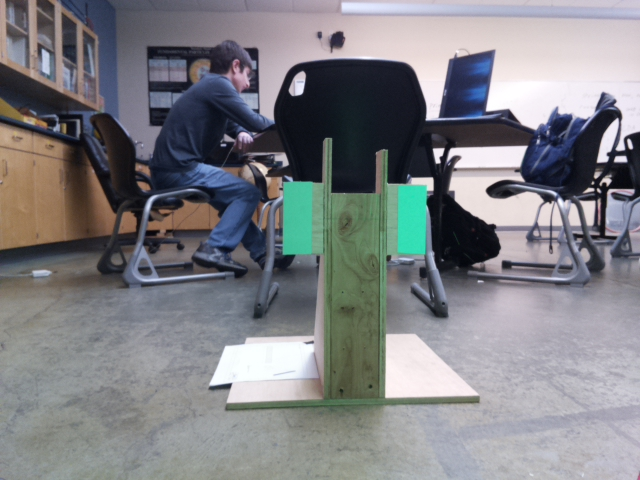
#> input picture pic.jpg, 640 x 480 px, given in place of the camera
$ python test_stereo.py   (older library calls are emulated)
#> lines starting #> are read from the running program, lines starting #| are printed output that depends on the picture; after the words box and inside, x2 and y2 are one past the last pixel; in counts of white or black regions, pixels touching at a corner belong together
### src/processing/tapecontours.py
"""
This module uses contours to detect the pieces of tape in an image.
These pieces of tape are assumed to be quadrilaterals, and should not
intersect each other.
"""

from functools import partial
import cv2
import numpy as np
from .drawing import draw_corners

LOW_GREEN = np.array([40, 85, 100])
UPPER_GREEN = np.array([100, 255, 255])

MAX_AREA_ERROR = 0.6 # If two contours have to be combined to form the second
                      # rectangle, the percent error in for their area and
                      # that of the first the first's
MAX_HEIGHT_ERROR = 0.4 # If two contours have to be combined to form the second
                      # rectangle, the percent error in for their height and
                      # that of the first the first's

MIN_PAD = 1 # Percent of sqrt of contour area

BOUND_MIN_PERCENT = 0.7 #Contour's area is >= this percent of the bounding rect
ROT_MIN_PERCENT = 0.8 # Contour's area is >= this percent of the min area rect

TAPE_WIDTH = 2
TAPE_HEIGHT = 5
TAPE_WH_RATIO = TAPE_WIDTH / TAPE_HEIGHT
TAPE_ACCEPTABLE_ERROR = 0.6 # The maximum percent error for the ratio of the
                            # target's width to height

# Tape area is 10-1/4 in by 5 in
TARGET_SCALE = 10
TARGET_WIDTH = 10.25
TARGET_HEIGHT = 5
TARGET_WIDTH_SCALED = TARGET_WIDTH * TARGET_SCALE
TARGET_HEIGHT_SCALED = TARGET_HEIGHT * TARGET_SCALE

DEBUG = True # Makes applicable functions show debugging images by default

def corners_to_tuples(corners):
    """Convert a given array of corners to an array of tuples."""
    return [tuple(c[0]) for c in corners]

# [20 lines left out: functions get_target_corners, get_width_height_ratio, not called in this run]

def getX(point):
    """Return the x value of a point."""
    return point[0]

def getY(point):
    """Return the y value of a point."""
    return point[1]

def get_center(cnt):
    """Return the center of a given contour."""
    try:
        M = cv2.moments(cnt)
        cX = int(M["m10"] / M["m00"])
        cY = int(M["m01"] / M["m00"])
        return (cX, cY)
    except ZeroDivisionError:
        return (-1e4, -1e4)

# [7 lines left out: function get_distance, not called in this run]

def get_mask(img):
    """Return a mask were the green parts of the image are white and the
    non-green parts are black.
    """
    hsv = cv2.cvtColor(img, cv2.COLOR_BGR2HSV)
    mask = cv2.inRange(hsv, LOW_GREEN, UPPER_GREEN)
    return mask

def color_contour(contour, n, img):
    """
    Draws the contour on the given image if it is not None. The
    parameter n defines the color of the contour: with increasing values
    of n the contour will be drawn more green instead of red.
    """
    if img is not None:
        green = 0
        red = 0
        if n < 5:
            green = n * 51
            red = 255
        if n > 5:
            green = 255
            red = 255 - n * 51
        cv2.drawContours(img, [contour], -1, (0, green, red), 1)

def is_tape(contour, debug_img=None):
    """
    Return true if the given contour could represent a piece of tape,
    otherwise return false.

    This function also returns the bounding rect points upon success.
    """
    rect = cv2.boundingRect(contour)
    rot_rect = cv2.minAreaRect(contour)
    area = cv2.contourArea(contour)
    perimeter = cv2.arcLength(contour, True)
    approx = cv2.approxPolyDP(contour, 0.04 * perimeter, True)

    color_contour(contour, 2, debug_img)

    # Criteria 1: Contour has 4 or 5 contours
    center = get_center(contour)
    moved_center = (int(center[0]-5), int(center[1]+5))
    if debug_img is not None:
        cv2.putText(debug_img, str(len(approx)), moved_center,
                    cv2.FONT_HERSHEY_SIMPLEX, 0.5, (255, 255, 255))

        draw_corners(debug_img, corners_to_tuples(approx), (0, 0, 255))

    if not 4 <= len(approx) <= 5:
        return False, None

    color_contour(contour, 3, debug_img)

    # Criteria 2: Contour's area is at least 70% of that of the bounding rect
    x, y, w, h = rect
    if area == 0 or area / w / h < BOUND_MIN_PERCENT:
        return False, None

    color_contour(contour, 4, debug_img)

    # Criteria 3: Contour's area is at least 80% of the min area rect
    _, (rw, rh), _ = rot_rect
    if area == 0 or area / rw / rh < ROT_MIN_PERCENT:
        return False, None

    color_contour(contour, 5, debug_img)

    # Critera 3: % error between actual aspect ratio and expected is <= 70%
    ratio = min(rw/rh, rh/rw) # w/h ratio since w will always be less than h

    # Since w will usually be less but h won't, the ratio should be less
    err = (TAPE_WH_RATIO - ratio) / TAPE_WH_RATIO

    if abs(err) < TAPE_ACCEPTABLE_ERROR:
        points = [[(x, y+h)], [(x, y)], [(x+w, y)], [(x+w, y+h)]]
        # One could also return approx instead of points but approx is not
        # always accurate
        return True, points

    return False, None

def large_tape_piece(contours, tape_cnt=None, tape_area=None, debug_img=None):
    """
    Return the contours and corners for the piece of tape in the given
    set of contours. If none of the contours are close enough to a piece
    of tape, return None in place of the contours and None in place of
    the corners.

    This function also returns an array of the rest of the contours that
    are yet unprocessed.
    """
    rest = [c for c in contours]

    for c in contours[:10]:
        if tape_cnt is not None and tape_area is not None:
            err1 = abs(cv2.contourArea(c) - tape_area) / tape_area
            err2 = (abs(cv2.boundingRect(c)[3] - cv2.boundingRect(tape_cnt)[3])
                    / tape_area)

            color_contour(c, 0, debug_img)
            if err1 > MAX_AREA_ERROR:
                break
            color_contour(c, 1, debug_img)
            if err2 > MAX_HEIGHT_ERROR:
                break

        rest = rest[1:]

        tape, approx = is_tape(c, debug_img)
        if tape:
            return c, corners_to_tuples(approx), rest

    return None, None, rest

def split_tape_piece(contours, tape_cnt=None, tape_area=None, debug_img=None):
    """
    Return the contours and corners for the piece of tape in the given
    set of contours, created by combining the two largest contours. If
    none of the contours are close enough to a piece of tape, return
    None in place of the contours and None in place of the corners.
    """
    if tape_cnt is not None and tape_area is not None:
        distance = partial(get_distance, center=get_center(tape_cnt))
        err = lambda c: abs(cv2.contourArea(c) - tape_area) / tape_area
        cmb = lambda c: distance(c)**0.1 * err(c)**10

        # Find all contours with high enough area and sort them by distance
        # from the previously found piece of tape
        other_cnt = sorted(contours, key=cmb)
    else:
        other_cnt = contours

    if len(other_cnt) >= 2:
        combined_cnt = cv2.convexHull(
            np.concatenate((other_cnt[0], other_cnt[1])))
        cmb_cnt, cmb_corns, _ = large_tape_piece([combined_cnt], tape_cnt,
                                                 tape_area, debug_img)
        return cmb_cnt, cmb_corns
        # [6 lines of commented-out code are left out]

    return None, None

def get_tape_contours_and_corners(mask, debug_img=None):
    """Return an array of contours for the pieces of tape in a given
    mask as well as the corners for each of those contours."""

    _, cnt, _ = cv2.findContours(mask, cv2.RETR_TREE, cv2.CHAIN_APPROX_SIMPLE)

    sorted_contours = sorted(cnt, key=cv2.contourArea, reverse=True)
    found_contours = []
    found_corners = []

    tape_cnt, tape_crn, rest = large_tape_piece(sorted_contours,
                                                debug_img=debug_img)

    if tape_cnt is not None and cv2.contourArea(tape_cnt) > 0:
        found_contours.append(tape_cnt)
        found_corners.append(tape_crn)

        tcx, tcy = get_center(tape_cnt)

        area = cv2.contourArea(tape_cnt)
        asqrt = np.sqrt(area)
        percent_size = np.sqrt(area / (TAPE_WIDTH*TAPE_HEIGHT))
        exact_range = TARGET_WIDTH * percent_size
        x_range = exact_range * 1.8 / 2
        y_range = TARGET_HEIGHT * percent_size * 1.8 / 2

        if debug_img is not None:
            cv2.rectangle(debug_img,
                          (int(tcx-x_range), int(tcy-y_range)),
                          (int(tcx-asqrt*MIN_PAD), int(tcy+y_range)),
                          (0, 150, 0), 1)
            cv2.rectangle(debug_img,
                          (int(tcx+asqrt*MIN_PAD), int(tcy-y_range)),
                          (int(tcx+x_range), int(tcy+y_range)),
                          (0, 150, 0), 1)

        rest_left = []
        rest_right = []

        for c in sorted_contours:
            cx, cy = get_center(c)
            iny = tcy - y_range < cy < tcy + y_range
            if c is not tape_cnt and iny:
                if tcx - x_range < cx < tcx - asqrt * MIN_PAD:
                    rest_left.append(c)
                if tcx + asqrt * MIN_PAD < cx < tcx + x_range:
                    rest_right.append(c)

        lcnt, lcrn = split_tape_piece(rest_left, tape_cnt, area, debug_img=debug_img)
        rcnt, rcrn = split_tape_piece(rest_right, tape_cnt, area, debug_img=debug_img)

        # I don't know how to compare things so I'm going with the left one
        if lcnt is None:
            lcnt = rcnt
            lcrn = rcrn

        if lcnt is not None:
            found_contours.append(lcnt)
            found_corners.append(lcrn)
        else:
            t2_cnt, t2_crn, _ = large_tape_piece(rest, tape_cnt, area,
                                                 debug_img=debug_img)
            if t2_cnt is not None:
                found_contours.append(t2_cnt)
                found_corners.append(t2_crn)

    if debug_img is not None:
        cv2.drawContours(debug_img, found_contours, -1, (255, 0, 0), 1)
        for corner_set in found_corners:
            draw_corners(debug_img, corner_set, (255, 0, 0))

    return found_contours, found_corners

def get_corners_from_image(img, n='', show_image=DEBUG):
    """Return an array of the corners of the tape in a given image."""
    debug_img = img.copy() if show_image else None

    mask = get_mask(img)
    if show_image:
        cv2.imshow('mask{}'.format(n), mask)
    _, crns = get_tape_contours_and_corners(mask, debug_img)

    if show_image:
        cv2.imshow('corners{}'.format(n), debug_img)

    return crns

### src/processing/stereo.py
import cv2
import numpy as np
import time
from . import tapecontours
import math
import pickle
from . import calibrate_camera
import logging

CAMERA_MATRIX = np.array([[592.24710402, 0., 309.2252711],
                          [0., 587.04231392, 249.43817009],
                          [0., 0., 1.]]).astype('float32')


camera_dist = 0

# [15 lines of commented-out code are left out]

with open("src/processing/calibration.pickle", "rb") as p:
#> (reads src/processing/calibration.pickle from the repository)
    calib_dict = pickle.load(p)

def process(left_img, right_img, show_image=False):

    # R1, R2, P1, P2, Q, roi1, roi2 = cv2.stereoRectify(cameraMatrix1=calib_dict["left"]["camera_matirx"], distCoeffs1=calib_dict["left"]["dist_coeffs"],
    #                                                  cameraMatrix2=calib_dict["right"]["camera_matirx"], distCoeffs2=calib_dict["right"]["dist_coeffs"],
    #                                                  imageSize=calib_dict["img_size"], R=calib_dict["rot_matrix"], T=calib_dict["trans_matrix"])
    #
    # left_maps = cv2.initUndistortRectifyMap(calib_dict["left"]["camera_matirx"], calib_dict["left"]["dist_coeffs"], R1, P1, (640, 480),
    #                                         cv2.CV_16SC2)
    # right_maps = cv2.initUndistortRectifyMap(calib_dict["right"]["camera_matirx"], calib_dict["right"]["dist_coeffs"], R2, P2, (640, 480),
    #                                          cv2.CV_16SC2)


 #    P1 = np.array([[   1.,           0.,          108.48160885,    0.        ],
 # [   0.,            1.,          -10.66847563,    0.        ],
 # [   0.,            0.,            1.,            0.        ]])
 #    P2 = np.array([[   1.,            0.,          108.48160885,    8.1559507 ],
 # [   0.,            1.,          -10.66847563,    0.        ],
 # [   0.,            0.,            1.,            0.        ]])
 #   # print(P1, P2)
 #
 #
 #    left_img_remap = cv2.remap(left_img, left_maps[0], left_maps[1], cv2.INTER_LANCZOS4)
 #    right_img_remap = cv2.remap(right_img, right_maps[0], right_maps[1], cv2.INTER_LANCZOS4)

    if show_image:
        cv2.imshow('left', left_img)
        cv2.imshow('right', right_img)


    try:
        corners_left = np.concatenate(tapecontours.get_corners_from_image(left_img, 1, show_image=show_image))
        corners_right = np.concatenate(tapecontours.get_corners_from_image(right_img, 2, show_image=show_image))
    except Exception as e:
        return
    if len(corners_left) != 8 or len(corners_right) != 8:
        #print(corners_left)
        #print(corners_right)
        print("did not werk")
        return

    reconstructed_points = []
    point_pairs = zip(list(corners_left), list(corners_right))
    average_disp = 0
    average_x = 0
    for point_pair in point_pairs:
        # print(point_pair)
        print(point_pair[0][1])
        sub_average = (point_pair[0][0] + point_pair[1][0])/2
        average_x = average_x + sub_average
        disparity = abs(point_pair[0][0] - point_pair[1][0])
        average_disp = average_disp + disparity
    disparity = average_disp/8
    average_x = average_x/8
    average_x = average_x - 240
    average_x = - average_x
    # print(average_x)
    # print(average_x-240)
    # print("Disparity: {}".format(disparity))
    distance = (7.25*585)/disparity
    # print("Dist: " + str(distance))
    true_dist = y = 1.8174*distance - 8.1707


        # [7 lines of commented-out code are left out]

    return (true_dist, average_x)

# [4 lines that do not run on import are left out]

### src/processing/drawing.py
"""
A set of utility methods for drawing on images for debugging purposes
"""

import cv2

def draw_corners(img, corners, color):
    """Draw corners as circles on an image."""
    for corner in corners:
        cv2.circle(img, tuple(corner), 3, color)

# [5 lines left out: function draw_line, not called in this run]

### src/test_stereo.py
"""
This program tests stereo vision.
"""

import cv2
import numpy as np

from processing.stereo import process
# Gst = gs.Gst

if __name__ == '__main__':
    cleft = cv2.VideoCapture(0)
    cright = cv2.VideoCapture(1)


    while True:
        _, ileft = cleft.read()
#> ileft is the input picture: shape (480, 640, 3); mean B, G, R 131.7, 127.7, 126.7
        _, iright = cright.read()

        ipleft = np.rot90(ileft, 3)
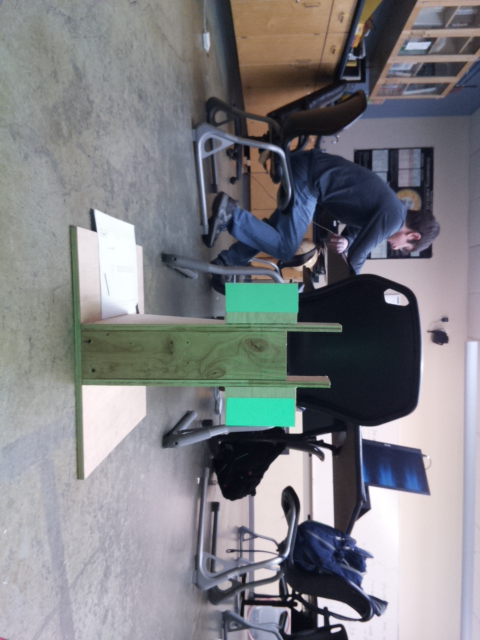
#> ipleft: shape (640, 480, 3); mean B, G, R 131.7, 127.7, 126.7
        ipright = np.rot90(iright, 3)

        points = process(ipleft, ipright, True)
#> in get_mask, `hsv = cv2.cvtColor(img, cv2.COLOR_BGR2HSV)`: hsv: shape (640, 480, 3); mean H, S, V 99.3, 43.8, 138.4
#> in get_mask, `mask = cv2.inRange(hsv, LOW_GREEN, UPPER_GREEN)`:
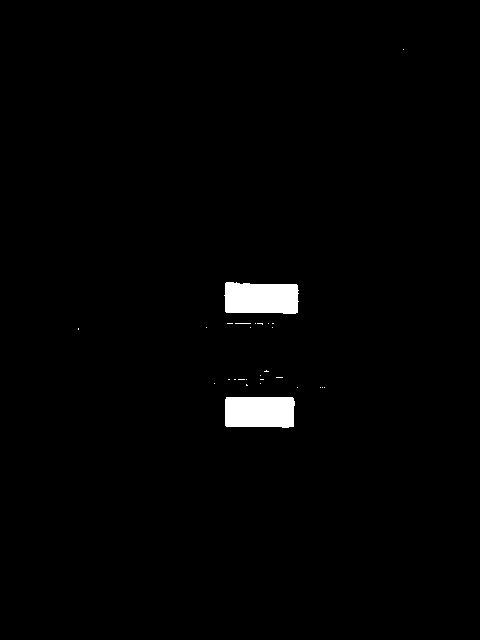
#> mask: shape (640, 480); 1.4% white; 28 white regions (26 under 20 px)
#> in get_tape_contours_and_corners, `_, cnt, _ = cv2.findContours(mask, cv2.RETR_TREE, cv2.CHAIN_APPROX_SIM..`: cnt = 28 contours, 26 with area under 20; largest, box (x1, y1, x2, y2) and area: (224, 282, 299, 314) 2062, (225, 397, 295, 428) 1982
#> in get_tape_contours_and_corners, `sorted_contours = sorted(cnt, key=cv2.contourArea, reverse=True)`: sorted_contours has the same summary as cnt
#> in large_tape_piece, `rest = [c for c in contours]`: rest has the same summary as cnt in get_tape_contours_and_corners
#> the loop in large_tape_piece, `for c in contours[:10]:` made 1 pass
#> (rot_rect in is_tape, area in is_tape, perimeter in is_tape, moved_center in is_tape) on pass 1: (((261, 297.5), (30.17, 74.09), -88.99), 2062.5, 206.9, (255, 302))
#> in get_tape_contours_and_corners, `tape_cnt, tape_crn, rest = large_tape_piece(sorted_contours, debug_img..`: tape_cnt = contour of 34 points, box (x1, y1, x2, y2) (224, 282, 299, 314), area 2062; tape_crn = [(224, 314), (224, 282), (299, 282), (299, 314)]; rest = 27 contours, 26 with area under 20; largest, box (x1, y1, x2, y2) and area: (225, 397, 295, 428) 1982
#> in get_tape_contours_and_corners, `tcx, tcy = get_center(tape_cnt)`: tcx = 260; tcy = 297
#> in get_tape_contours_and_corners, `area = cv2.contourArea(tape_cnt)`: area = 2062.5
#> in get_tape_contours_and_corners, `asqrt = np.sqrt(area)`: asqrt = 45.41
#> in get_tape_contours_and_corners, `percent_size = np.sqrt(area / (TAPE_WIDTH*TAPE_HEIGHT))`: percent_size = 14.36
#> in get_tape_contours_and_corners, `exact_range = TARGET_WIDTH * percent_size`: exact_range = 147.2
#> in get_tape_contours_and_corners, `x_range = exact_range * 1.8 / 2`: x_range = 132.5
#> in get_tape_contours_and_corners, `y_range = TARGET_HEIGHT * percent_size * 1.8 / 2`: y_range = 64.63
#> the loop in get_tape_contours_and_corners, `for c in sorted_contours:` made 28 passes
#> (c, cx, cy, iny) on passes 6 to 17: ([[324, 387]], -10000, -10000, False), ([[322, 387]], -10000, -10000, False), ([[320, 387]], -10000, -10000, False), ([[297, 387]], -10000, -10000, False), ([[260, 383]], -10000, -10000, False), ([[214, 383]], -10000, -10000, False), ([[260, 379], [263, 379]], -10000, -10000, False), ([[246, 379]], -10000, -10000, False), ([[238, 379], [244, 379]], -10000, -10000, False), ([[234, 379], [235, 379]], -10000, -10000, False), ([[228, 379], [229, 379]], -10000, -10000, False), ([[276, 377], [282, 377]], -10000, -10000, False)
#> (cX in get_center, cY in get_center, cx, cy, iny) on passes 1 to 3: (260, 297, 260, 297, True), (259, 411, 259, 411, False), (266, 370, 266, 370, False)
#> after the loop in get_tape_contours_and_corners, `for c in sorted_contours:`: rest_left = []
#> the loop in large_tape_piece, `for c in contours[:10]:` made 1 pass
#> in get_tape_contours_and_corners, `t2_cnt, t2_crn, _ = large_tape_piece(rest, tape_cnt, area, debug_img=d..`: t2_cnt = contour of 16 points, box (x1, y1, x2, y2) (225, 397, 295, 428), area 1982; t2_crn = [(225, 428), (225, 397), (295, 397), (295, 428)]
#> in get_tape_contours_and_corners, `cv2.drawContours(debug_img, found_contours, -1, (255, 0, 0), 1)`:
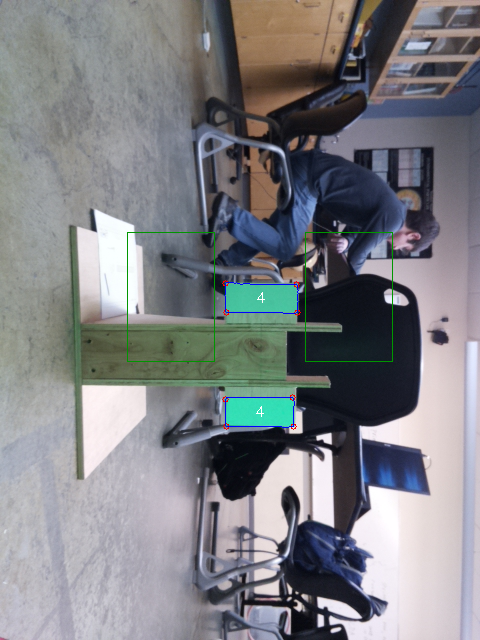
#> debug_img: shape (640, 480, 3); mean B, G, R 131.5, 127.6, 126.4
#> the loop in get_tape_contours_and_corners, `for corner_set in found_corners:` made 2 passes
#> corner_set on passes 1 to 2: [(224, 314), (224, 282), (299, 282), (299, 314)], [(225, 428), (225, 397), (295, 397), (295, 428)]
#> after the loop in get_tape_contours_and_corners, `for corner_set in found_corners:`: debug_img: shape (640, 480, 3); 0.04% of pixels changed, all inside (x1, y1, x2, y2) = (221, 279, 303, 432)
#> in get_corners_from_image, `_, crns = get_tape_contours_and_corners(mask, debug_img)`: crns = [[(224, 314), (224, 282), (299, 282), (299, 314)], [(225, 428), (225, 397), (295, 397), (295, 428)]]
#> in process, `corners_left = np.concatenate(tapecontours.get_corners_from_image(left..`: corners_left = [[224, 314], [224, 282], [299, 282], [299, 314], [225, 428], [225, 397], [295, 397], [295, 428]]
#> in large_tape_piece (call 3), `rest = [c for c in contours]`: rest has the same summary as cnt in get_tape_contours_and_corners
#> the loop in large_tape_piece (call 2), `for c in contours[:10]:` made 1 pass
#> the loop in get_tape_contours_and_corners (call 2), `for c in sorted_contours:` made 28 passes
#> the loop in large_tape_piece (call 2), `for c in contours[:10]:` made 1 pass
#> the loop in get_tape_contours_and_corners (call 2), `for corner_set in found_corners:` made 2 passes
#> in process, `corners_right = np.concatenate(tapecontours.get_corners_from_image(rig..`: corners_right has the same summary as corners_left
#> the loop in process, `for point_pair in point_pairs:` made 8 passes
#> (point_pair, sub_average, average_x) on passes 1 to 8: (([224, 314], [224, 314]), 224, 224), (([224, 282], [224, 282]), 224, 448), (([299, 282], [299, 282]), 299, 747), (([299, 314], [299, 314]), 299, 1046), (([225, 428], [225, 428]), 225, 1271), (([225, 397], [225, 397]), 225, 1496), (([295, 397], [295, 397]), 295, 1791), (([295, 428], [295, 428]), 295, 2086)
#| 314
#| 282
#| 282
#| 314
#| 428
#| 397
#| 397
#| 428
#> after the loop in process, `for point_pair in point_pairs:`: average_disp = 0; average_x = 2086
#> in process, `average_x = average_x/8`: average_x = 260.8
#> in process, `average_x = average_x - 240`: average_x = 20.75
#> in process, `average_x = - average_x`: average_x = -20.75
#> in process, `distance = (7.25*585)/disparity`: distance = inf
#> points = (inf, -20.75)


        if cv2.waitKey(1) == ord('q'):
#> (key q is pressed here)
            break
